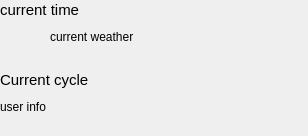
<?xml version="1.0" encoding="UTF-8"?>
<ui version="4.0">
 <class>Form</class>
 <widget class="QWidget" name="Form">
  <property name="geometry">
   <rect>
    <x>0</x>
    <y>0</y>
    <width>308</width>
    <height>136</height>
   </rect>
  </property>
  <property name="windowTitle">
   <string>Form</string>
  </property>
  <widget class="QLabel" name="label_current_time">
   <property name="geometry">
    <rect>
     <x>0</x>
     <y>0</y>
     <width>341</width>
     <height>20</height>
    </rect>
   </property>
   <property name="font">
    <font>
     <pointsize>11</pointsize>
     <bold>false</bold>
    </font>
   </property>
   <property name="text">
    <string>current time</string>
   </property>
   <property name="alignment">
    <set>Qt::AlignLeading|Qt::AlignLeft|Qt::AlignVCenter</set>
   </property>
  </widget>
  <widget class="QLabel" name="label_current_weather">
   <property name="geometry">
    <rect>
     <x>50</x>
     <y>30</y>
     <width>311</width>
     <height>31</height>
    </rect>
   </property>
   <property name="font">
    <font>
     <pointsize>9</pointsize>
     <bold>false</bold>
    </font>
   </property>
   <property name="text">
    <string>current weather</string>
   </property>
   <property name="alignment">
    <set>Qt::AlignLeading|Qt::AlignLeft|Qt::AlignTop</set>
   </property>
   <property name="wordWrap">
    <bool>true</bool>
   </property>
  </widget>
  <widget class="QLabel" name="label_current_weather_icon">
   <property name="geometry">
    <rect>
     <x>0</x>
     <y>30</y>
     <width>50</width>
     <height>31</height>
    </rect>
   </property>
   <property name="text">
    <string/>
   </property>
  </widget>
  <widget class="QLabel" name="label_current_cycle">
   <property name="geometry">
    <rect>
     <x>0</x>
     <y>70</y>
     <width>241</width>
     <height>20</height>
    </rect>
   </property>
   <property name="font">
    <font>
     <pointsize>11</pointsize>
     <bold>false</bold>
    </font>
   </property>
   <property name="text">
    <string>Current cycle</string>
   </property>
  </widget>
  <widget class="QLabel" name="label_user_info">
   <property name="geometry">
    <rect>
     <x>0</x>
     <y>100</y>
     <width>291</width>
     <height>31</height>
    </rect>
   </property>
   <property name="font">
    <font>
     <pointsize>9</pointsize>
     <bold>false</bold>
    </font>
   </property>
   <property name="text">
    <string>user info</string>
   </property>
   <property name="alignment">
    <set>Qt::AlignLeading|Qt::AlignLeft|Qt::AlignTop</set>
   </property>
   <property name="wordWrap">
    <bool>true</bool>
   </property>
  </widget>
 </widget>
 <resources/>
 <connections/>
</ui>
